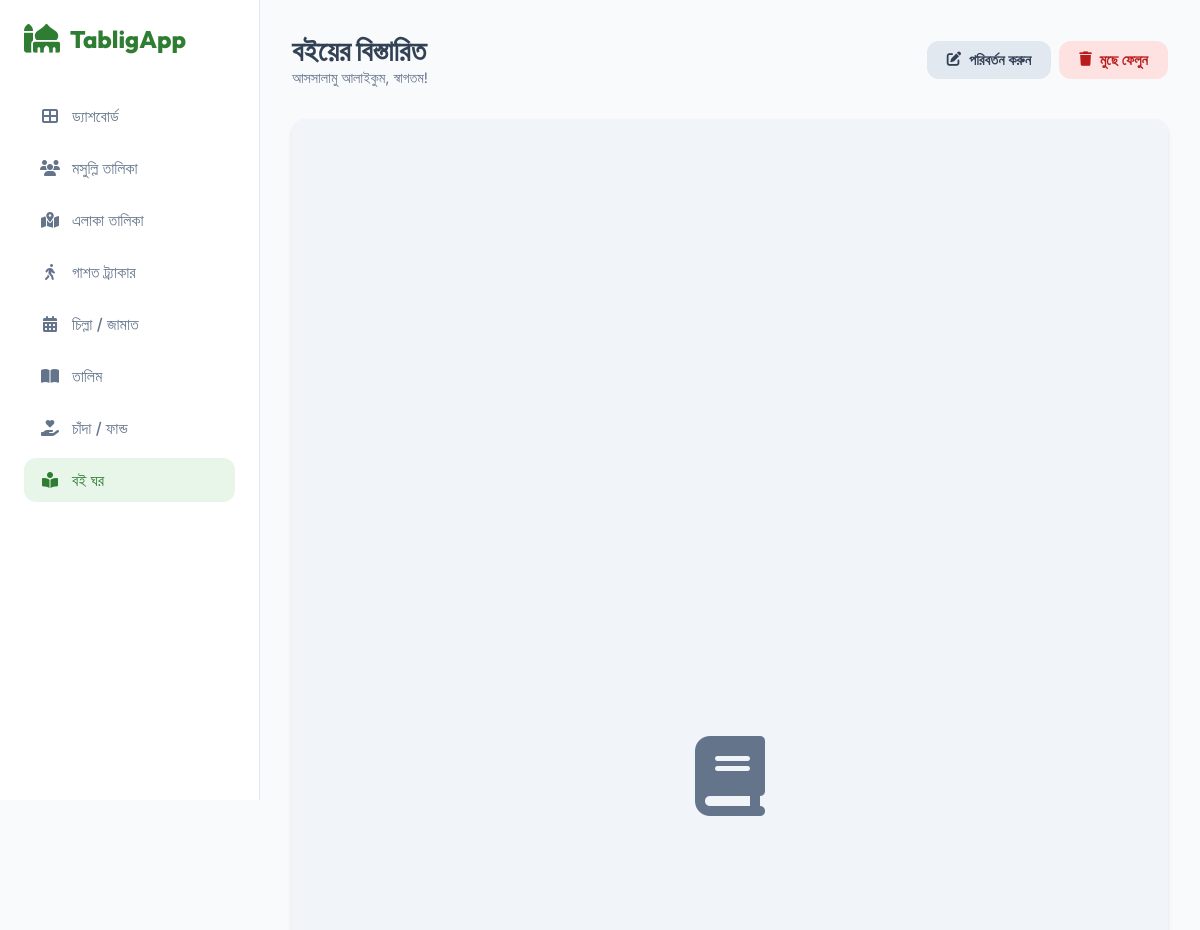
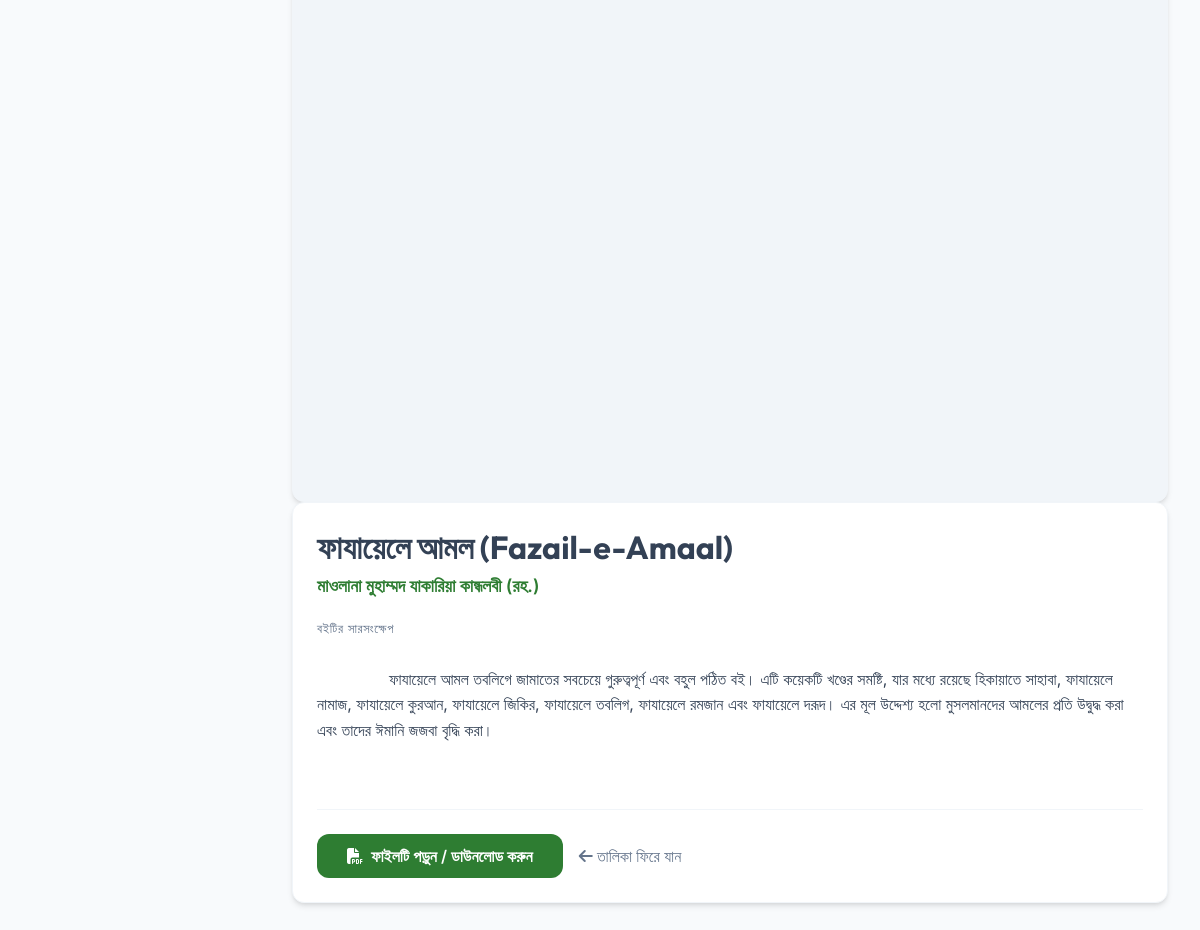
Screenshot of /books/1/ (signed in) with the database file from the repository (2 pictures, top to bottom).
### tablig/models.py (models this page shows, shortened)
class Book(models.Model):
    title = models.CharField(max_length=255)
    author = models.CharField(max_length=255, blank=True, null=True)
    description = models.TextField(blank=True, null=True)
    cover_image = models.ImageField(upload_to='book_covers/', blank=True, null=True)
    pdf_file = models.FileField(upload_to='books_pdf/', blank=True, null=True)
    added_at = models.DateTimeField(auto_now_add=True)

### tablig/views.py (the view)
# urls.py: path('books/<int:pk>/', BookDetailView.as_view(), name='book_detail'),
class BookDetailView(LoginRequiredMixin, DetailView):
    model = Book
    template_name = 'tablig/book_detail.html'
    context_object_name = 'book'

### tablig/templates/tablig/book_detail.html (shortened to what this page needs)
{% extends 'tablig/base.html' %}
{% block header_title %}বইয়ের বিস্তারিত{% endblock %}
{% block header_actions %}
<div style="display: flex; gap: 0.5rem;">
    <a href="{% url 'book_update' book.pk %}" class="btn" style="background: #e2e8f0; color: var(--text-main);">
        <i class="fas fa-edit"></i> পরিবর্তন করুন
    </a>
    <a href="{% url 'book_delete' book.pk %}" class="btn" style="background: #fee2e2; color: #b91c1c;">
        <i class="fas fa-trash"></i> মুছে ফেলুন
    </a>
</div>
{% endblock %}
{% block content %}
<div class="detail-grid">
    <div class="cover-container">
        {% if book.cover_image %}
        <img src="{{ book.cover_image.url }}" alt="{{ book.title }}">
        {% else %}
        <div style="aspect-ratio: 2/3; display: flex; align-items: center; justify-content: center;">
            <i class="fas fa-book" style="font-size: 5rem; color: var(--text-muted);"></i>
        </div>
        {% endif %}
    </div>
    <div class="card">
        <div class="meta-item">
            <h2 style="font-family: 'Outfit'; font-size: 2rem; margin-bottom: 0.5rem;">{{ book.title }}</h2>
            <div class="meta-value" style="color: var(--primary-color);">{{ book.author|default:"অজানা লেখক" }}</div>
        </div>
        <div class="meta-item">
            <div class="meta-label">বইটির সারসংক্ষেপ</div>
            <div class="description">
                {{ book.description|default:"এই বইটির কোন বর্ণনা দেওয়া হয়নি।" }}
            </div>
        </div>
        <div style="margin-top: 2.5rem; display: flex; gap: 1rem; align-items: center; padding-top: 1.5rem; border-top: 1px solid #f1f5f9;">
            {% if book.pdf_file %}
            <a href="{{ book.pdf_file.url }}" class="btn btn-primary" target="_blank" style="padding: 12px 30px; font-size: 1rem;">
                <i class="fas fa-file-pdf"></i> ফাইলটি পড়ুন / ডাউনলোড করুন
            </a>
            {% else %}
            <div style="padding: 12px 20px; background: #f8fafc; border-radius: var(--radius); color: var(--text-muted); font-size: 0.9rem;">
                <i class="fas fa-exclamation-triangle"></i> এই বইটির কোন PDF ফাইল আপলোড করা হয়নি।
            </div>
            {% endif %}
            <a href="{% url 'book_list' %}" style="text-decoration: none; color: var(--text-muted); font-weight: 500;">
                <i class="fas fa-arrow-left"></i> তালিকা ফিরে যান
            </a>
        </div>
    </div>
</div>
{% endblock %}

### rows the page displays
Book: title "ফাযায়েলে আমল (Fazail-e-Amaal)", author "মাওলানা মুহাম্মদ যাকারিয়া কান্ধলবী (রহ.)", description "ফাযায়েলে আমল তবলিগে জামাতের সবচেয়ে গুরুত্বপূর্ণ এবং বহুল পঠিত বই। এটি কয়েকটি খণ্ডের সমষ্টি, যার মধ্যে রয়েছে হিকায়াতে সাহাবা, ফাযায়েলে নামাজ, ফাযায়েলে কুরআন, ফাযায়েলে জিকির, ফাযায়েলে তবলিগ, ফাযায়েলে রমজান এবং ফাযায়েলে দরূদ। এর মূল উদ্দেশ্য হলো মুসলমানদের আমলের প্রতি উদ্বুদ্ধ করা এবং তাদের ঈমানি জজবা বৃদ্ধি করা।"
